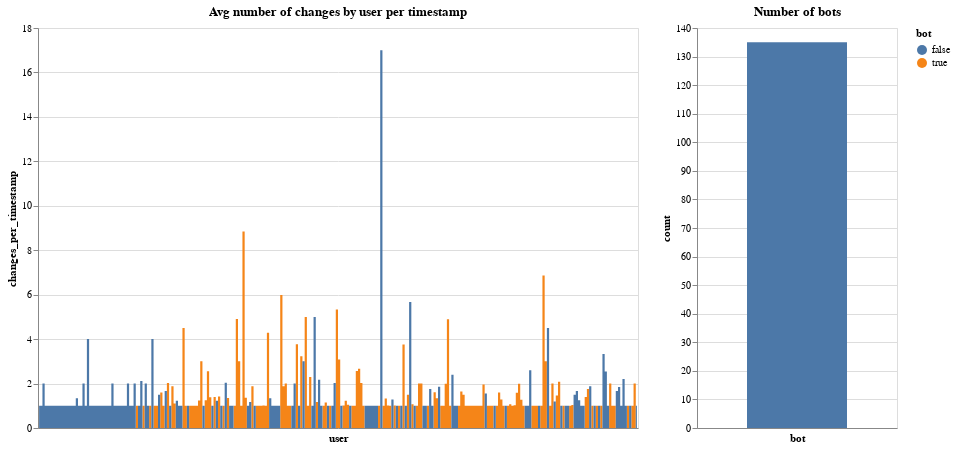

Notebook cell for this chart:
### Markdown cell above
## Avg number of changes done by user per timestamp (balanced by bot/not bot)

### Code cell
avg_changes_per_timestamp = df[['user', 'timestamp']].value_counts().groupby('user').mean().reset_index()
avg_changes_per_timestamp.columns = ['user', 'changes_per_timestamp']
avg_changes_per_timestamp['bot'] = avg_changes_per_timestamp.user.map(lambda x: gd_dict[x])

np.random.seed(42)
num = avg_changes_per_timestamp[avg_changes_per_timestamp.bot].shape[0]
bot_sample_df = avg_changes_per_timestamp[avg_changes_per_timestamp.bot].sample(num)
not_bot_sample_df = avg_changes_per_timestamp[~avg_changes_per_timestamp.bot].sample(num)

sample_df = pd.concat([bot_sample_df, not_bot_sample_df])

chart_counts = alt.Chart(sample_df).mark_area(
    interpolate='step'
).encode(
    x = alt.X('user', axis=alt.Axis(labels=False, ticks=False)),
    y = alt.Y('changes_per_timestamp:Q'),
    color = alt.Color('bot:N'),
    tooltip = [alt.Tooltip('user'), alt.Tooltip('changes_per_timestamp:Q')]
).properties(
    width = 600,
    height = 400,
    title = 'Avg number of changes by user per timestamp'
)

chart_bots = alt.Chart(sample_df).mark_area(
    interpolate='step'
).encode(
    x = alt.X('bot:N', axis=alt.Axis(labels=False, ticks=False)),
    y = alt.Y('count()', title='count'),
    tooltip = [
        alt.Tooltip('count()', title='No of users'), 
        alt.Tooltip('bot')
    ]
).properties(
    width = 200,
    height = 400,
    title = 'Number of bots'
)

chart = chart_counts | chart_bots

save(chart, '../charts/avg_number_changes_per_timestamp_balanced.html')
chart

### Figure 1 — Vega-Lite specification as saved in the notebook (floating-point values rounded to 4 significant figures; data arrays with more than 128 entries replaced by an {"elided": "..."} marker saying what was removed)
{"config": {"view": {"continuousWidth": 400, "continuousHeight": 300}}, "hconcat": [{"mark": {"type": "area", "interpolate": "step"}, "encoding": {"color": {"type": "nominal", "field": "bot"}, "tooltip": [{"type": "nominal", "field": "user"}, {"type": "quantitative", "field": "changes_per_timestamp"}], "x": {"type": "nominal", "axis": {"labels": false, "ticks": false}, "field": "user"}, "y": {"type": "quantitative", "field": "changes_per_timestamp"}}, "height": 400, "title": "Avg number of changes by user per timestamp", "width": 600}, {"mark": {"type": "area", "interpolate": "step"}, "encoding": {"tooltip": [{"type": "quantitative", "aggregate": "count", "title": "No of users"}, {"type": "nominal", "field": "bot"}], "x": {"type": "nominal", "axis": {"labels": false, "ticks": false}, "field": "bot"}, "y": {"type": "quantitative", "aggregate": "count", "title": "count"}}, "height": 400, "title": "Number of bots", "width": 200}], "data": {"name": "data-6a1e2eb7779256dd7e2313f29b53e19e"}, "$schema": "https://vega.github.io/schema/vega-lite/v4.8.1.json", "datasets": {"data-6a1e2eb7779256dd7e2313f29b53e19e": {"elided": "270 records"}}}
